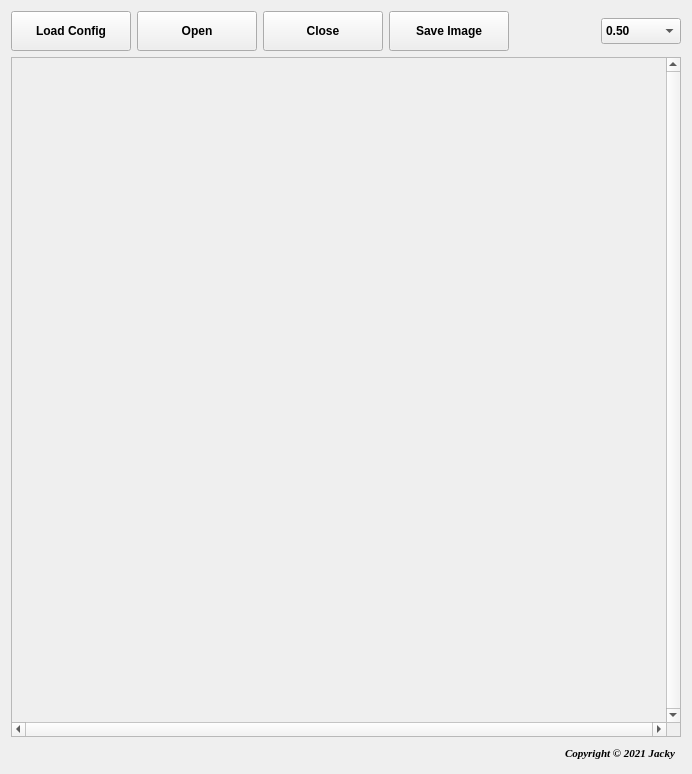
<?xml version="1.0" encoding="UTF-8"?>
<ui version="4.0">
 <class>Form</class>
 <widget class="QWidget" name="Form">
  <property name="geometry">
   <rect>
    <x>0</x>
    <y>0</y>
    <width>692</width>
    <height>774</height>
   </rect>
  </property>
  <property name="windowTitle">
   <string>Camera</string>
  </property>
  <layout class="QHBoxLayout" name="horizontalLayout">
   <item>
    <layout class="QVBoxLayout" name="mainBox">
     <item>
      <layout class="QHBoxLayout" name="topBox">
       <property name="topMargin">
        <number>0</number>
       </property>
       <property name="rightMargin">
        <number>0</number>
       </property>
       <item>
        <widget class="QPushButton" name="camBtn_cfg">
         <property name="minimumSize">
          <size>
           <width>120</width>
           <height>40</height>
          </size>
         </property>
         <property name="maximumSize">
          <size>
           <width>120</width>
           <height>40</height>
          </size>
         </property>
         <property name="font">
          <font>
           <family>Arial</family>
           <weight>75</weight>
           <bold>true</bold>
          </font>
         </property>
         <property name="text">
          <string>Load Config</string>
         </property>
        </widget>
       </item>
       <item>
        <widget class="QPushButton" name="camBtn_open">
         <property name="enabled">
          <bool>true</bool>
         </property>
         <property name="minimumSize">
          <size>
           <width>120</width>
           <height>40</height>
          </size>
         </property>
         <property name="maximumSize">
          <size>
           <width>120</width>
           <height>40</height>
          </size>
         </property>
         <property name="font">
          <font>
           <family>Arial</family>
           <weight>75</weight>
           <bold>true</bold>
          </font>
         </property>
         <property name="text">
          <string>Open</string>
         </property>
         <property name="iconSize">
          <size>
           <width>20</width>
           <height>20</height>
          </size>
         </property>
         <property name="checkable">
          <bool>false</bool>
         </property>
        </widget>
       </item>
       <item>
        <widget class="QPushButton" name="camBtn_stop">
         <property name="enabled">
          <bool>true</bool>
         </property>
         <property name="minimumSize">
          <size>
           <width>120</width>
           <height>40</height>
          </size>
         </property>
         <property name="maximumSize">
          <size>
           <width>120</width>
           <height>40</height>
          </size>
         </property>
         <property name="font">
          <font>
           <family>Arial</family>
           <weight>75</weight>
           <bold>true</bold>
          </font>
         </property>
         <property name="text">
          <string>Close</string>
         </property>
        </widget>
       </item>
       <item>
        <widget class="QPushButton" name="camBtn_save">
         <property name="minimumSize">
          <size>
           <width>120</width>
           <height>40</height>
          </size>
         </property>
         <property name="maximumSize">
          <size>
           <width>120</width>
           <height>40</height>
          </size>
         </property>
         <property name="font">
          <font>
           <family>Arial</family>
           <weight>75</weight>
           <bold>true</bold>
          </font>
         </property>
         <property name="text">
          <string>Save Image</string>
         </property>
        </widget>
       </item>
       <item>
        <spacer name="spa_1">
         <property name="orientation">
          <enum>Qt::Horizontal</enum>
         </property>
         <property name="sizeHint" stdset="0">
          <size>
           <width>40</width>
           <height>20</height>
          </size>
         </property>
        </spacer>
       </item>
       <item>
        <widget class="QComboBox" name="viewCbo_roi">
         <property name="minimumSize">
          <size>
           <width>80</width>
           <height>26</height>
          </size>
         </property>
         <property name="maximumSize">
          <size>
           <width>80</width>
           <height>26</height>
          </size>
         </property>
         <property name="font">
          <font>
           <family>Arial</family>
           <pointsize>9</pointsize>
           <weight>75</weight>
           <bold>true</bold>
          </font>
         </property>
         <property name="currentIndex">
          <number>0</number>
         </property>
         <property name="maxVisibleItems">
          <number>10</number>
         </property>
         <item>
          <property name="text">
           <string>0.50</string>
          </property>
         </item>
         <item>
          <property name="text">
           <string>0.75</string>
          </property>
         </item>
         <item>
          <property name="text">
           <string>1.00</string>
          </property>
         </item>
         <item>
          <property name="text">
           <string>1.25</string>
          </property>
         </item>
         <item>
          <property name="text">
           <string>1.50</string>
          </property>
         </item>
        </widget>
       </item>
      </layout>
     </item>
     <item>
      <layout class="QHBoxLayout" name="midBox">
       <item>
        <widget class="QScrollArea" name="view">
         <property name="minimumSize">
          <size>
           <width>670</width>
           <height>670</height>
          </size>
         </property>
         <property name="verticalScrollBarPolicy">
          <enum>Qt::ScrollBarAlwaysOn</enum>
         </property>
         <property name="horizontalScrollBarPolicy">
          <enum>Qt::ScrollBarAlwaysOn</enum>
         </property>
         <property name="widgetResizable">
          <bool>true</bool>
         </property>
         <widget class="QWidget" name="viewForm">
          <property name="geometry">
           <rect>
            <x>0</x>
            <y>0</y>
            <width>651</width>
            <height>657</height>
           </rect>
          </property>
          <widget class="QLabel" name="viewData">
           <property name="geometry">
            <rect>
             <x>0</x>
             <y>0</y>
             <width>650</width>
             <height>650</height>
            </rect>
           </property>
           <property name="minimumSize">
            <size>
             <width>650</width>
             <height>650</height>
            </size>
           </property>
           <property name="maximumSize">
            <size>
             <width>650</width>
             <height>650</height>
            </size>
           </property>
           <property name="text">
            <string/>
           </property>
          </widget>
         </widget>
        </widget>
       </item>
      </layout>
     </item>
     <item>
      <layout class="QHBoxLayout" name="bottomBox">
       <item>
        <widget class="QLabel" name="lbl_showInfo">
         <property name="text">
          <string/>
         </property>
        </widget>
       </item>
       <item>
        <spacer name="spa_2">
         <property name="orientation">
          <enum>Qt::Horizontal</enum>
         </property>
         <property name="sizeHint" stdset="0">
          <size>
           <width>40</width>
           <height>20</height>
          </size>
         </property>
        </spacer>
       </item>
       <item>
        <widget class="QLabel" name="label">
         <property name="font">
          <font>
           <family>Times New Roman</family>
           <pointsize>8</pointsize>
           <weight>75</weight>
           <italic>true</italic>
           <bold>true</bold>
          </font>
         </property>
         <property name="text">
          <string>Copyright © 2021 Jacky  </string>
         </property>
        </widget>
       </item>
      </layout>
     </item>
    </layout>
   </item>
  </layout>
 </widget>
 <resources/>
 <connections/>
</ui>
